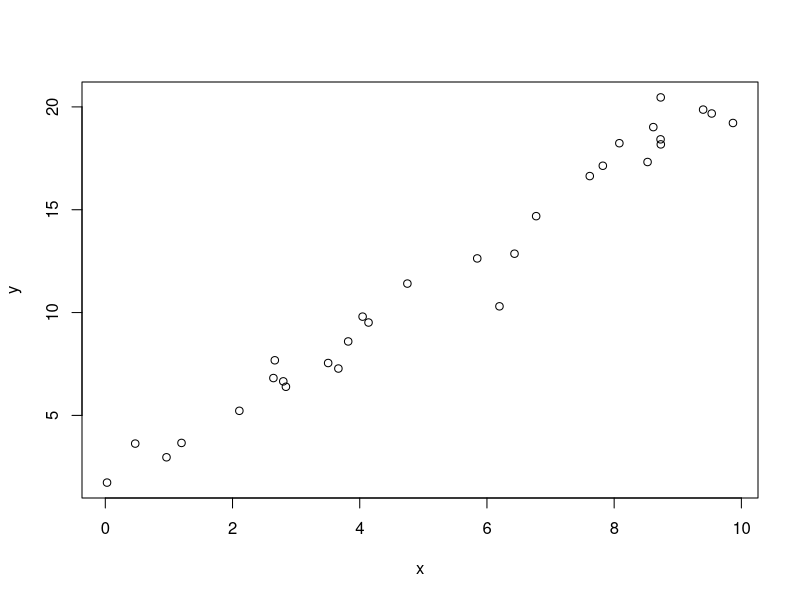

Source code (R): (Note: this script raises an error after producing the figure.)
rm(list = ls())
cat("\014")

x <- runif(30, 0, 10)
y <- 1 + 2*x + rt(30, 4)

plot(x, y)


## print/show/summary methods need written
rlmFitFixed <- rlm_stan(x, y, family = "Student's t", nuDist = "fixed", fixedNu = -4,
                        iter = 1500, chains = 4, cores = 4)
print(rlmFitFixed)

rlmFitCont <- rlm_stan(x, y, family = "Student's t", nuDist = "gamma", shape = 2, rate = .5,
                       iter = 1500, chains = 4, cores = 4)
print(rlmFitCont)

rlmFitDisc <- rlm_stan(x, y, family = "Student's t", nuDist = "uniform", nuMax = 30,
                       iter = 1500, chains = 4, cores = 4)
print(rlmFitDisc)

rlmFitDiscP <- rlm_stan(x, y, family = "Student's t", nuDist = "poisson", lambda = 4,
                        iter = 1500, chains = 4, cores = 4)
print(rlmFitDiscP)


rlmFitFixed <- rlm_stan(x, y, family = "Student's t", nuDist = "poisson", lambda = 4,
                        iter = 1500, chains = 4, cores = 4)
print(rlmFitFixed)
